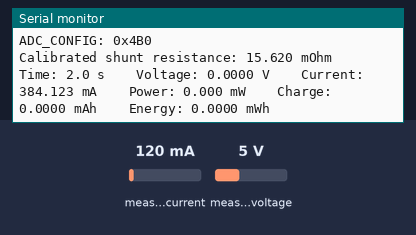
The sketch below on a simulated Seeed XIAO ESP32-C3. Shown: the last lines printed to the serial monitor. Wiring (inferred from the names in the program): INA219 current sensor at I2C address 0x40. The test bench sets the inputs (shaded band); at power-on: measured current 120 mA, measured voltage 5 V.

Above: at 3.2 s.
3.3 s: measured current set to 40 mA
At 4.6 s:
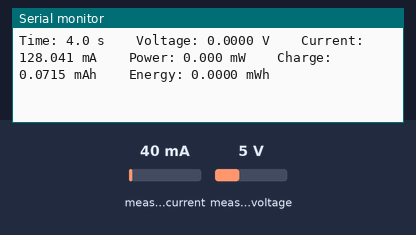
4.8 s: measured current set to 500 mA
At 7.0 s:
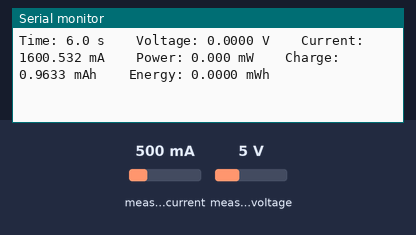
Timing chart, 0 to 8.5 s (numbered marks = the images above; inputs shaded):
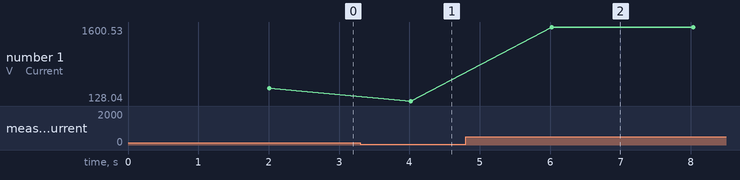

The sketch:

logger-1.ino
```cpp
#include <Wire.h>

// ============================================================================
// INA228 CONNECTION / REGISTER SETTINGS
// ============================================================================

// I2C address of our INA228 breakout.
// We already confirmed this with the I2C scanner.
constexpr uint8_t INA228_ADDRESS = 0x40;

// INA228 register addresses.
constexpr uint8_t REG_CONFIG     = 0x00;
constexpr uint8_t REG_ADC_CONFIG = 0x01;
constexpr uint8_t REG_VSHUNT     = 0x04;
constexpr uint8_t REG_VBUS       = 0x05;


// ============================================================================
// OUR BOARD-SPECIFIC CALIBRATION
// ============================================================================

// The physical shunt is marked R015, which nominally means 0.015 ohms.
//
// Our bench calibration showed that this particular breakout behaves like
// approximately 0.01562 ohms.
//
// Using the calibrated value makes the INA228 current reading agree closely
// with our DMM + known-resistor measurement.
constexpr double SHUNT_OHMS = 0.01562;


// ============================================================================
// RUNNING TOTALS
// ============================================================================

// These variables hold the accumulated charge and energy.
//
// We use double instead of float because these values may accumulate for a
// long time and we want to minimize rounding error.
//
// ampHours:
//     total electrical charge that has flowed through the shunt
//
// wattHours:
//     total electrical energy that has flowed through the shunt
double ampHours = 0.0;
double wattHours = 0.0;


// This stores the time of the previous measurement.
//
// millis() returns the number of milliseconds since the ESP32 started.
//
// We use this so we know exactly how much time passed between samples.
uint32_t previousMillis = 0;


// ============================================================================
// READ A 16-BIT REGISTER
// ============================================================================

uint16_t readRegister16(uint8_t reg) {

  // Start an I2C transaction with the INA228.
  Wire.beginTransmission(INA228_ADDRESS);

  // Tell the INA228 which register we want.
  Wire.write(reg);

  // End the write portion, but keep control of the I2C bus because we're
  // immediately going to read from the same device.
  if (Wire.endTransmission(false) != 0) {
    Serial.println("ERROR: could not select 16-bit register");
    return 0;
  }

  // Ask the INA228 for two bytes.
  if (Wire.requestFrom(INA228_ADDRESS, (uint8_t)2) != 2) {
    Serial.println("ERROR: expected 2 bytes");
    return 0;
  }

  // The INA228 sends the most-significant byte first.
  uint16_t value = ((uint16_t)Wire.read() << 8);

  // Add the least-significant byte.
  value |= (uint16_t)Wire.read();

  return value;
}


// ============================================================================
// WRITE A 16-BIT REGISTER
// ============================================================================

void writeRegister16(uint8_t reg, uint16_t value) {

  // Start an I2C write.
  Wire.beginTransmission(INA228_ADDRESS);

  // Tell the INA228 which register we want to modify.
  Wire.write(reg);

  // Send the upper 8 bits.
  Wire.write((uint8_t)(value >> 8));

  // Send the lower 8 bits.
  Wire.write((uint8_t)(value & 0xFF));

  // Finish the transaction.
  Wire.endTransmission();
}


// ============================================================================
// READ A 24-BIT REGISTER
// ============================================================================

uint32_t readRegister24(uint8_t reg) {

  // Start talking to the INA228.
  Wire.beginTransmission(INA228_ADDRESS);

  // Select the register.
  Wire.write(reg);

  // Finish the register-selection portion while keeping the bus active.
  if (Wire.endTransmission(false) != 0) {
    Serial.println("ERROR: could not select 24-bit register");
    return 0;
  }

  // Ask the INA228 for three bytes.
  if (Wire.requestFrom(INA228_ADDRESS, (uint8_t)3) != 3) {
    Serial.println("ERROR: expected 3 bytes");
    return 0;
  }

  // Assemble the three incoming bytes into one 32-bit variable.
  //
  // Only 24 bits are used, but a 32-bit type makes the math easier.
  uint32_t value = 0;

  value |= ((uint32_t)Wire.read() << 16);
  value |= ((uint32_t)Wire.read() << 8);
  value |= ((uint32_t)Wire.read());

  return value;
}


// ============================================================================
// SIGN-EXTEND A 20-BIT VALUE
// ============================================================================

int32_t signExtend20(uint32_t value) {

  // Keep only the lower 20 bits.
  value &= 0xFFFFF;

  // Bit 19 is the sign bit.
  //
  // If it is 1, this is a negative number.
  if (value & 0x80000) {

    // Fill the unused upper bits with 1s so the ESP32 correctly interprets
    // this as a negative 32-bit signed integer.
    value |= 0xFFF00000;
  }

  return (int32_t)value;
}


// ============================================================================
// SETUP
// ============================================================================

void setup() {

  // Start the USB serial connection.
  Serial.begin(115200);

  // Give the serial connection time to initialize.
  delay(2000);

  // Start I2C.
  //
  // XIAO ESP32-C3:
  // D4 = SDA
  // D5 = SCL
  Wire.begin(D4, D5);

  Serial.println();
  Serial.println("INA228 energy / charge integration test");
  Serial.println("---------------------------------------");

  // Configure the INA228 ADC.
  //
  // 0xFB6B keeps the device in continuous measurement mode and uses
  // 64-sample averaging.
  writeRegister16(REG_ADC_CONFIG, 0xFB6B);

  // Read the configuration registers back so we can verify them.
  uint16_t config = readRegister16(REG_CONFIG);
  uint16_t adcConfig = readRegister16(REG_ADC_CONFIG);

  Serial.print("CONFIG:     0x");
  Serial.println(config, HEX);

  Serial.print("ADC_CONFIG: 0x");
  Serial.println(adcConfig, HEX);

  Serial.print("Calibrated shunt resistance: ");
  Serial.print(SHUNT_OHMS * 1000.0, 3);
  Serial.println(" mOhm");

  Serial.println();

  // Save the current time as our starting point.
  //
  // The first loop iteration will measure the amount of time that elapsed
  // after this point.
  previousMillis = millis();
}


// ============================================================================
// MAIN LOOP
// ============================================================================

void loop() {

  // --------------------------------------------------------------------------
  // MEASURE ELAPSED TIME
  // --------------------------------------------------------------------------

  // Get the current uptime in milliseconds.
  uint32_t currentMillis = millis();

  // Subtract the time of the previous sample.
  //
  // Because uint32_t arithmetic wraps correctly, this still works when
  // millis() eventually rolls over.
  uint32_t elapsedMillis = currentMillis - previousMillis;

  // Save this timestamp so the next loop can calculate its elapsed interval.
  previousMillis = currentMillis;

  // Convert milliseconds into hours.
  //
  // There are:
  //
  //     1000 milliseconds per second
  //     60 seconds per minute
  //     60 minutes per hour
  //
  // therefore:
  //
  //     3,600,000 milliseconds per hour
  double elapsedHours = elapsedMillis / 3600000.0;


  // --------------------------------------------------------------------------
  // READ SHUNT VOLTAGE
  // --------------------------------------------------------------------------

  // Read the raw 24-bit VSHUNT register.
  uint32_t rawShuntRegister = readRegister24(REG_VSHUNT);

  // The actual measurement is stored in bits 23:4.
  uint32_t rawShuntUnsigned = rawShuntRegister >> 4;

  // VSHUNT can be positive or negative.
  //
  // Convert the 20-bit two's-complement measurement into a signed integer.
  int32_t rawShunt = signExtend20(rawShuntUnsigned);

  // With ADCRANGE = 0, one ADC count represents:
  //
  //     312.5 nanovolts
  //
  // Convert the ADC count into volts.
  double shuntVoltage = rawShunt * 312.5e-9;


  // --------------------------------------------------------------------------
  // CALCULATE CURRENT
  // --------------------------------------------------------------------------

  // Ohm's law:
  //
  //     I = V / R
  //
  // shuntVoltage is in volts.
  // SHUNT_OHMS is in ohms.
  //
  // Therefore current is in amps.
  double current = shuntVoltage / SHUNT_OHMS;


  // --------------------------------------------------------------------------
  // READ BUS VOLTAGE
  // --------------------------------------------------------------------------

  // Read the raw VBUS register.
  uint32_t rawBusRegister = readRegister24(REG_VBUS);

  // The actual ADC measurement occupies bits 23:4.
  uint32_t rawBus = rawBusRegister >> 4;

  // Each ADC count represents:
  //
  //     195.3125 microvolts
  //
  // Convert the ADC count into volts.
  double busVoltage = rawBus * 195.3125e-6;


  // --------------------------------------------------------------------------
  // CALCULATE INSTANTANEOUS POWER
  // --------------------------------------------------------------------------

  // Electrical power:
  //
  //     P = V × I
  //
  // volts × amps = watts
  double power = busVoltage * current;


  // --------------------------------------------------------------------------
  // INTEGRATE CHARGE
  // --------------------------------------------------------------------------

  // Current tells us how fast charge is flowing right now.
  //
  // To determine how much charge flowed during this time interval:
  //
  //     charge = current × time
  //
  // amps × hours = amp-hours
  //
  // Example:
  //
  //     1 amp flowing for 1 hour = 1 Ah
  //
  // We add the tiny amount from this loop to our running total.
  ampHours += current * elapsedHours;


  // --------------------------------------------------------------------------
  // INTEGRATE ENERGY
  // --------------------------------------------------------------------------

  // Power tells us how fast energy is flowing right now.
  //
  // To determine how much energy flowed during this interval:
  //
  //     energy = power × time
  //
  // watts × hours = watt-hours
  //
  // Again, we add this interval's contribution to the running total.
  wattHours += power * elapsedHours;


  // --------------------------------------------------------------------------
  // CALCULATE TOTAL RUN TIME
  // --------------------------------------------------------------------------

  // millis() gives us total milliseconds since startup.
  //
  // Convert that into seconds so the output is easier to understand.
  double runtimeSeconds = currentMillis / 1000.0;


  // --------------------------------------------------------------------------
  // PRINT CURRENT MEASUREMENTS
  // --------------------------------------------------------------------------

  Serial.print("Time: ");
  Serial.print(runtimeSeconds, 1);
  Serial.print(" s");

  Serial.print("    Voltage: ");
  Serial.print(busVoltage, 4);
  Serial.print(" V");

  Serial.print("    Current: ");
  Serial.print(current * 1000.0, 3);
  Serial.print(" mA");

  Serial.print("    Power: ");
  Serial.print(power * 1000.0, 3);
  Serial.print(" mW");


  // --------------------------------------------------------------------------
  // PRINT ACCUMULATED TOTALS
  // --------------------------------------------------------------------------

  Serial.print("    Charge: ");

  // ampHours is stored internally in Ah.
  //
  // Multiply by 1000 so the display is easier to read during this small
  // bench test.
  Serial.print(ampHours * 1000.0, 4);
  Serial.print(" mAh");

  Serial.print("    Energy: ");

  // wattHours is stored internally in Wh.
  //
  // Multiply by 1000 so we display mWh.
  Serial.print(wattHours * 1000.0, 4);
  Serial.println(" mWh");


  // Wait two seconds before the next measurement.
  delay(2000);
}
```

Measured:
- after the input at 3.3 s, the serial monitor: prints a new line after 0.72 s (image 1)
- after the input at 4.8 s, the serial monitor: prints a new line after 1.2 s (image 2)
- plotted number 1: 384.12 → 128.04 after the input at 3.3 s, 128.04 → 1600.53 after the input at 4.8 s
